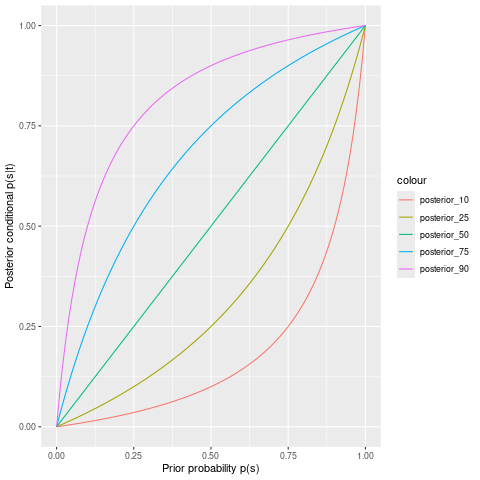

Here is the R script that generated this plot:
# Single expert model
library(ggplot2)

valid_probability <- function(p) {
    valid <- (0.0 <= p && p <= 1.0)
    if (valid == FALSE) {
        cat("Probability is not valid:", p)
    }
    return(valid)
}

posterior_conditional <- function(p_s, p_t_true) {
    stopifnot(valid_probability(p_s))
    stopifnot(valid_probability(p_t_true))
    
    p_s_and_t <- p_s * p_t_true
    p_not_s_and_t <- (1-p_s) *(1-p_t_true)

    p <- p_s_and_t / (p_s_and_t + p_not_s_and_t)
    stopifnot(valid_probability(p))

    return(p)
}

posterior_over_prior_range <- function(prior, p_t_true) {
    result <- rep(0, length(prior))
    for (i in 1:length(prior)) {
        result[i] = posterior_conditional(prior[i], p_t_true)
    }

    return(result)
}

prior <- seq(0, 1, 0.01)
posterior_10 <- posterior_over_prior_range(prior, 0.10)
posterior_25 <- posterior_over_prior_range(prior, 0.25)
posterior_50 <- posterior_over_prior_range(prior, 0.50)
posterior_75 <- posterior_over_prior_range(prior, 0.75)
posterior_90 <- posterior_over_prior_range(prior, 0.90)
df <- data.frame(prior, posterior_10, posterior_25, posterior_50, posterior_75, posterior_90)

p <- ggplot(df, aes(prior)) + 
    geom_line(aes(y = posterior_10, colour = "posterior_10")) +
    geom_line(aes(y = posterior_25, colour = "posterior_25")) +
    geom_line(aes(y = posterior_50, colour = "posterior_50")) + 
    geom_line(aes(y = posterior_75, colour = "posterior_75")) +
    geom_line(aes(y = posterior_90, colour = "posterior_90")) +
    xlab('Prior probability p(s)') +
    ylab('Posterior conditional p(s|t)')

png("one_expert.png")
print(p)
dev.off()